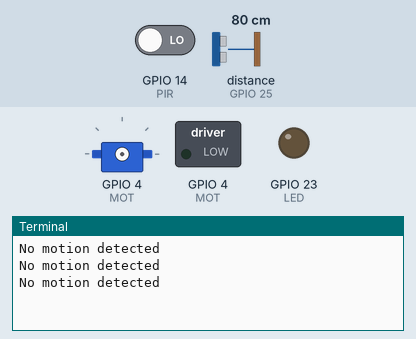
This program was run on a simulated Raspberry Pi (BCM pin numbers). Parts: servo, switched loads named in the program (green lamp = pin HIGH), output pins drawn as LEDs (lit = HIGH), the last lines printed to the terminal. The inputs (shaded band) are chosen by the test bench; at power-on: GPIO 14 (PIR) LOW, distance to the obstacle (sensor on GPIO 25) 80 cm. The echo pulse lasts 58.3 µs per cm; the clock reads 2024-03-15 10:24:30 at power-on unless the program sets it; files the program writes start out absent; camera commands give no picture and take their timeout (5 s if none is given; 1 s for webcam tools); servo angles are drawn from the pulse width (0.5 ms = 0°, 2.5 ms = 180°); pins used as bus, display or sensor lines are not drawn.

Above: at 1.3 s.
1.4 s: GPIO 14 (PIR) driven HIGH
At 2.8 s:
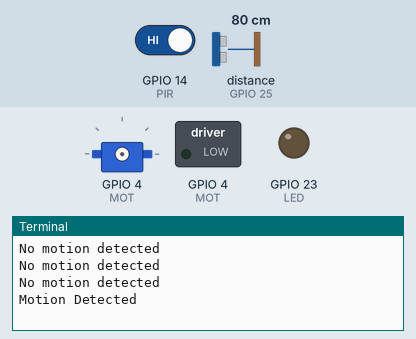
At 7.7 s:
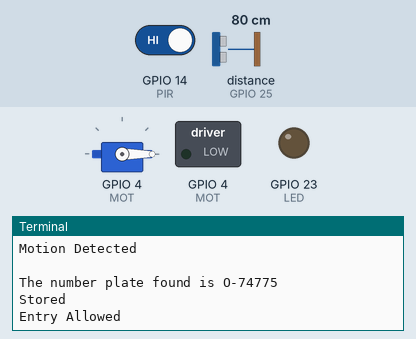

The program:

garage.py
```python
#This program uses openALPR to detect number plates. The program is written to operate on the Raspberry Pi. Please refer to the README.md file for more details.

import RPi.GPIO as GPIO
import json
import time
import random
import urllib
import os
import datetime

#Setting up ports
GPIO.setwarnings(False)
GPIO.setmode(GPIO.BCM)
GPIO.setwarnings(False)

#Assigning Ports for all the components
PIR = 14 #PIR Motion Sensor
MOT = 4 #Servo Motor
LED = 23 #Led Light
TRIG = 8 #Ultrasonic Sensor Trigger
ECHO = 25 #Ultrasonic Sensor Echo

#Taking systen time and date for log record
currentDT = datetime.datetime.now()

#Setting up LED light
GPIO.setup(LED, GPIO.OUT)

#Setting up motor
GPIO.setup(MOT, GPIO.OUT)
p = GPIO.PWM(MOT, 50)

#Motion sensor is taking input 0 or 1 based on weather motion was detected or not
GPIO.setup(PIR, GPIO.IN)

#Setting up ultrasonic sensor
GPIO.setup(TRIG, GPIO.OUT)
GPIO.output(TRIG,0)
GPIO.setup(ECHO, GPIO.IN)
time.sleep(0.1)

def ret_num_plate():
	os.system('sudo fswebcam car.jpg')
	time.sleep(1)
	#Bash command to use the openALPR cloud service for number plate recognition.
	os.system('sudo curl -X POST "https://api.openalpr.com/v2/recognize?secret_key=PUT YOUR SECRET KEY HERE&recognize_vehicle=1&country=ae&return_image=0&topn=10" -F image=@/home/pi/Desktop/Garage OCR System/car.jpg> ~/Desktop/Garage OCR System/Number Plate/result.json')
	time.sleep(1)
	f = open("/home/pi/Desktop/Garage OCR System/Number Plate/result.json" , 'r')
	val = f.read() #Read number plate details from result.json file
	f.close()
	time.sleep(1)
	x = json.loads(val)
	if not x["results"]: #If no number plate was detected
		detectMotion()
	else:
		for i in x["results"]:
		 res = i["plate"] #Storing the number plate value from the JSON file into res

	print("The number plate found is " + res)

	#Store plate number in text file to keep log of all the number plates scanned
	f = open("/home/pi/Desktop/Garage OCR System/Number Plate/log.txt" , "a")
	f.write("\n" + str(currentDT) + " : " + res)
	f.close()
	time.sleep(1)
	print("Stored")

	#Confirmation if plate is allowed
	if(res == "O-74775"): #Number plates that are allowed
		print("Entry Allowed")
		#Rotating the motor to open the garage door
		#------------------------------------------
		p.start(2.0)
		p.ChangeDutyCycle(0.5)
		time.sleep(0.5)
		#-------------------------------------------

		total = 5 #Assigning starting distance for ultrasonic sensor
		while total > 3.5:

			time.sleep(0.5)

			#Using ultrasonic sensor to detect if car has eneter the garage upon which the door will automaticall close.
			#-----------------------------------------------------
			GPIO.output(TRIG,1)
			time.sleep(0.00001)
			GPIO.output(TRIG,0)

			while GPIO.input(ECHO) == 0:
				pass
			start = time.time()

			while GPIO.input(ECHO) == 1:
				pass
			stop = time.time()

			total = (stop - start) * 17000
			print(total)

		print("The final distance is ", total)
		p.ChangeDutyCycle(7.5)
		time.sleep(0.5)
		#-------------------------------------------------------------

	else:
		print("Not Allowed") #If number plate does not match

#Detecting motion and activating the Garage OCR System
def detectMotion():
	while True:
		z = GPIO.input(PIR) #Assigning intial state of PIR to z
		if z == 0:
			print("No motion detected")
			time.sleep(0.5)
		elif z == 1:
			print("Motion Detected\n")
			ret_num_plate() #If motion is detected call the function which activates the number plate recognition functionality
			break

detectMotion() #Call the function to activate the PIR motion sensor to detect if car has arrived

p.stop()
GPIO.cleanup()
```

Measured:
- after the input at 1.4 s, the terminal: prints a new line after 0.20 s (image 1)
